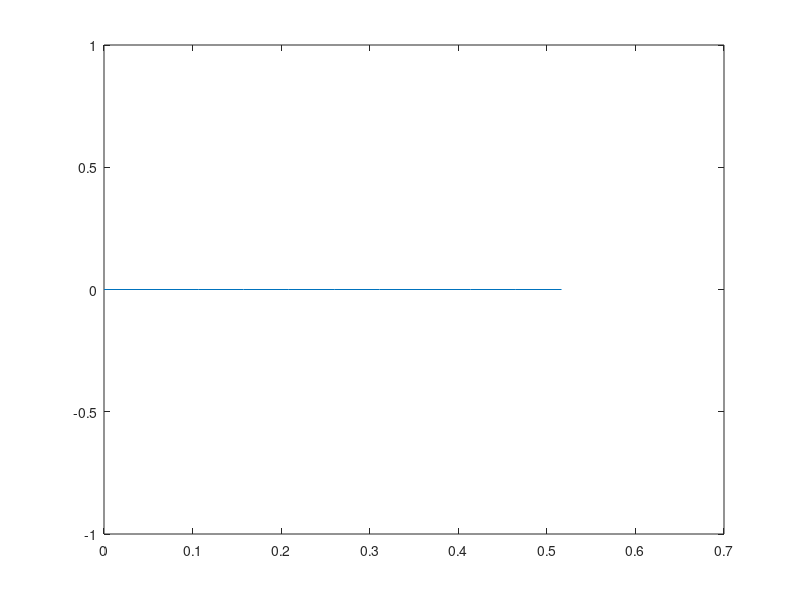

The MATLAB script that drew this image:
t = [1.246e-05 0.10641 0.157407 0.208571 0.259943 0.311043 0.362429 0.41394 0.464928 0.516553];
x1 = [0 0 0 0 0 0 0 0 0 0];
x2 = [0 0 0 0 0 0 0 0 0 0];
x3 = [0 0 0 0 0 0 0 0 0 0];
x4 = [0 0 0 0 0 0 0 0 0 0];

plot(t,x4);
